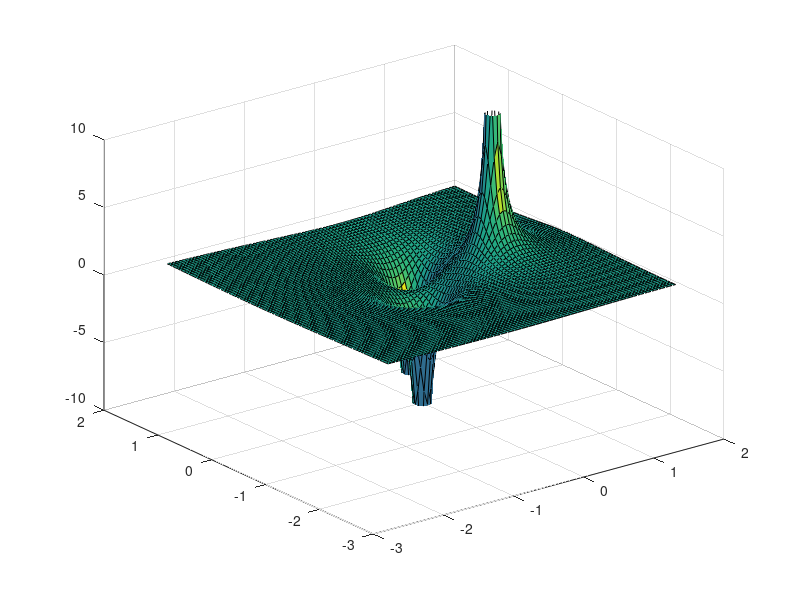

The MATLAB script that drew this image:
clear; clf; hold off;
xa=-2.1:0.05:2;
ya=-2.1:0.05:2;
k=1.; 
q1 = 1; 
q2 =-1;
q3 =-1;
x1 = 1;     y1 = 0;
x2 = 0;     y2 = 0;
x3 = 0.5;   y3 = sqrt(3) * abs(x2 - x1) / 2;
[x,y]=meshgrid(xa,ya);
z = k*q1./sqrt((x - x1).^2+(y - y1).^2) + ...
    k*q2./sqrt((x - x2).^2+(y - y2).^2) + ...
    k*q3./sqrt((x - x3).^2+(y - y3).^2);
surfl(x,y,z);
zlim([-10,10]); 